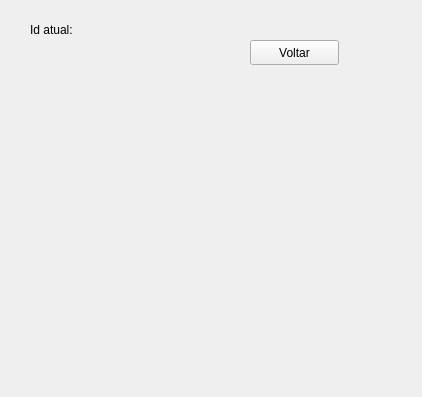
<?xml version="1.0" encoding="UTF-8"?>
<ui version="4.0">
 <class>riscosFinanceiros</class>
 <widget class="QWidget" name="riscosFinanceiros">
  <property name="geometry">
   <rect>
    <x>0</x>
    <y>0</y>
    <width>422</width>
    <height>397</height>
   </rect>
  </property>
  <property name="windowTitle">
   <string>Riscos financeiros</string>
  </property>
  <widget class="QPushButton" name="btnVoltar">
   <property name="geometry">
    <rect>
     <x>250</x>
     <y>40</y>
     <width>89</width>
     <height>25</height>
    </rect>
   </property>
   <property name="text">
    <string>Voltar</string>
   </property>
  </widget>
  <widget class="QWidget" name="layoutWidget">
   <property name="geometry">
    <rect>
     <x>30</x>
     <y>20</y>
     <width>72</width>
     <height>19</height>
    </rect>
   </property>
   <layout class="QHBoxLayout" name="horizontalLayout">
    <item>
     <widget class="QLabel" name="label">
      <property name="text">
       <string>Id atual:</string>
      </property>
     </widget>
    </item>
    <item>
     <widget class="QLabel" name="lblID">
      <property name="text">
       <string/>
      </property>
     </widget>
    </item>
   </layout>
  </widget>
 </widget>
 <resources/>
 <connections/>
</ui>
